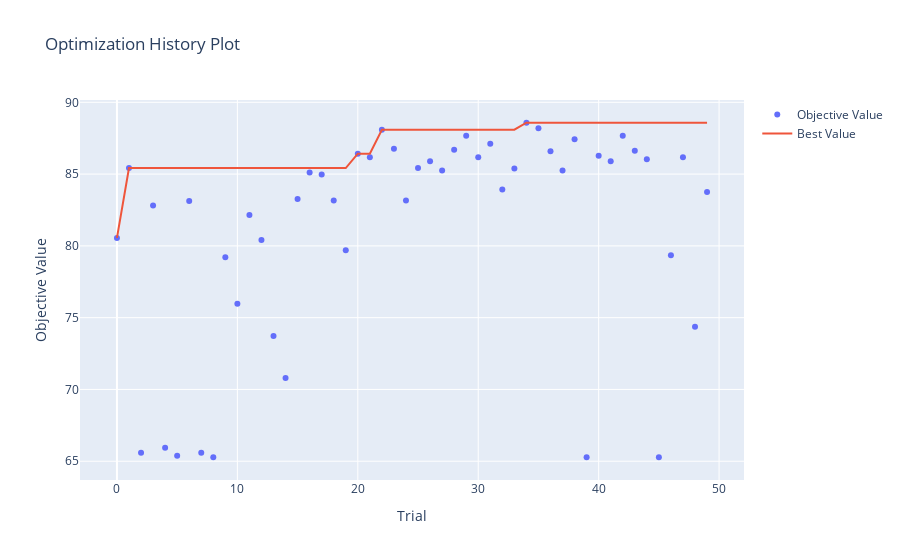

The notebook cell saved with this chart:
### Code cell
fig = optuna.visualization.plot_optimization_history(som_study)
show(fig)

### Figure 1 — Plotly figure (JSON) as saved in the notebook; plotly's stock layout.template omitted (floating-point values rounded to 4 significant figures)
{"data": [{"mode": "markers", "name": "Objective Value", "type": "scatter", "x": [0, 1, 2, 3, 4, 5, 6, 7, 8, 9, 10, 11, 12, 13, 14, 15, 16, 17, 18, 19, 20, 21, 22, 23, 24, 25, 26, 27, 28, 29, 30, 31, 32, 33, 34, 35, 36, 37, 38, 39, 40, 41, 42, 43, 44, 45, 46, 47, 48, 49], "y": [80.56, 85.42, 65.59, 82.81, 65.94, 65.38, 83.13, 65.59, 65.28, 79.2, 75.97, 82.15, 80.42, 73.72, 70.8, 83.26, 85.1, 84.97, 83.16, 79.69, 86.42, 86.18, 88.09, 86.77, 83.16, 85.42, 85.9, 85.24, 86.7, 87.67, 86.18, 87.12, 83.92, 85.38, 88.58, 88.19, 86.6, 85.24, 87.43, 65.28, 86.28, 85.9, 87.67, 86.63, 86.04, 65.28, 79.34, 86.18, 74.37, 83.75]}, {"mode": "lines", "name": "Best Value", "type": "scatter", "x": [0, 1, 2, 3, 4, 5, 6, 7, 8, 9, 10, 11, 12, 13, 14, 15, 16, 17, 18, 19, 20, 21, 22, 23, 24, 25, 26, 27, 28, 29, 30, 31, 32, 33, 34, 35, 36, 37, 38, 39, 40, 41, 42, 43, 44, 45, 46, 47, 48, 49], "y": [80.56, 85.42, 85.42, 85.42, 85.42, 85.42, 85.42, 85.42, 85.42, 85.42, 85.42, 85.42, 85.42, 85.42, 85.42, 85.42, 85.42, 85.42, 85.42, 85.42, 86.42, 86.42, 88.09, 88.09, 88.09, 88.09, 88.09, 88.09, 88.09, 88.09, 88.09, 88.09, 88.09, 88.09, 88.58, 88.58, 88.58, 88.58, 88.58, 88.58, 88.58, 88.58, 88.58, 88.58, 88.58, 88.58, 88.58, 88.58, 88.58, 88.58]}, {"marker": {"color": "#cccccc"}, "mode": "markers", "name": "Infeasible Trial", "showlegend": false, "type": "scatter", "x": [], "y": []}], "layout": {"title": {"text": "Optimization History Plot"}, "xaxis": {"title": {"text": "Trial"}}, "yaxis": {"title": {"text": "Objective Value"}}}}
